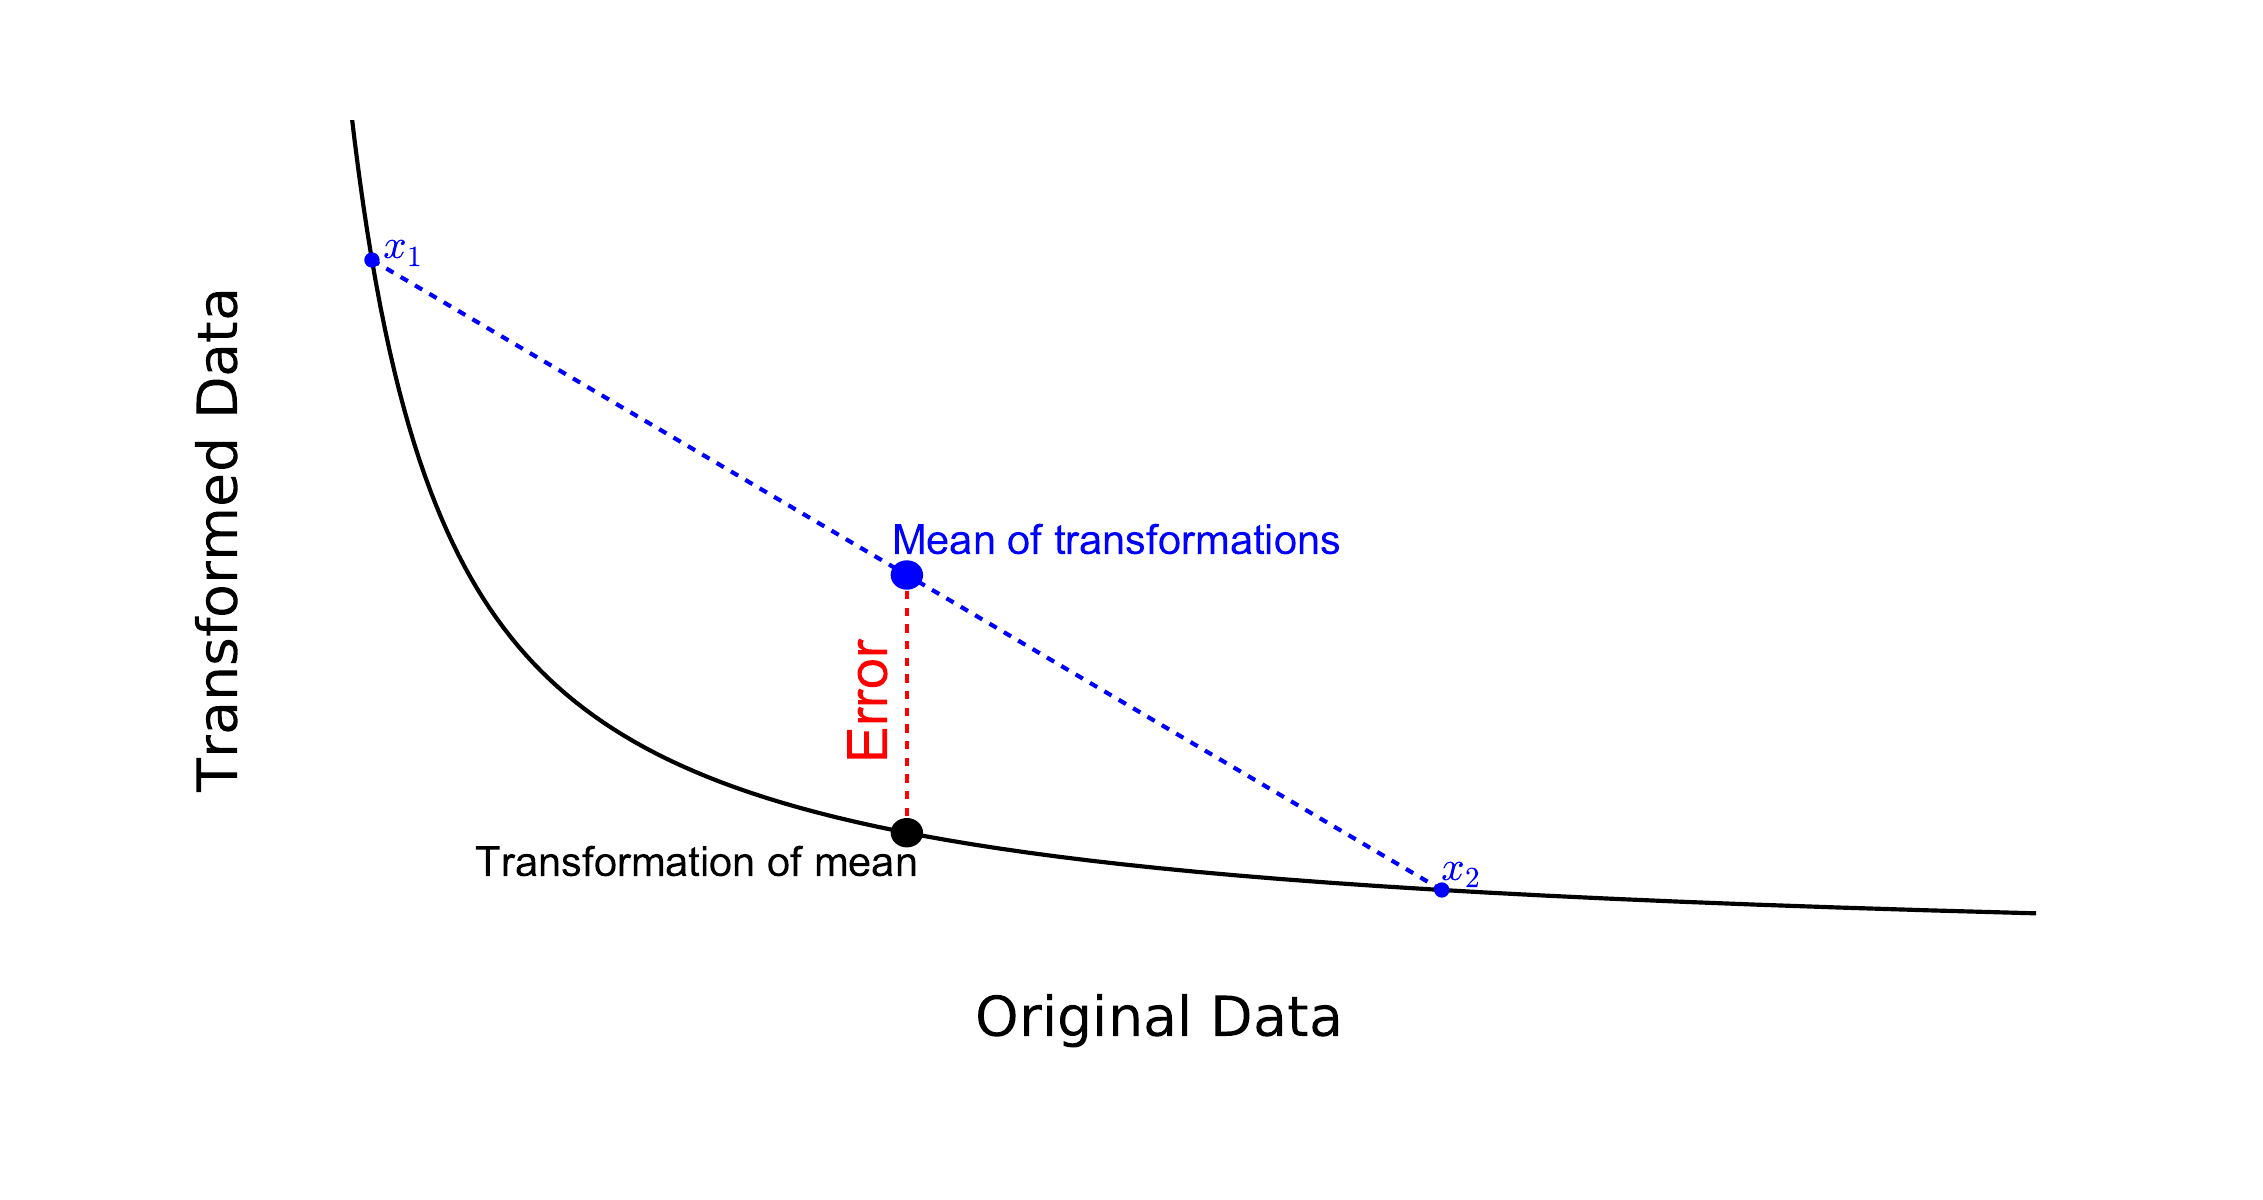

The script that saved this image:
import numpy as np
import pylab as plt
from matplotlib.patches import Ellipse


fig=plt.figure(figsize=(22.62372, 12))
ax = fig.add_subplot(111)
fig.subplots_adjust(bottom=.2)
font1={'family':'Arial',
            'color'  : 'b',
            'weight' : 'normal',
            'size'   : 30,
            }

font2={'family':'Arial',
            'color'  : 'k',
            'weight' : 'normal',
            'size'   : 30,
            }
font3={'family':'Arial',
            'color'  : 'r',
            'weight' : 'normal',
            'size'   : 40,
            }

x=np.arange(.001,3,.001)

ax.plot(x,1/x,color='k',lw=3)
data=np.array([.2,2])
ax.scatter(data,1/data,s=100,color='b',zorder=100)
ax.plot(data,1/data,'b--',lw=3)
width=(12/22.62372)/(6/(3-.05))
height=1.0
circ=Ellipse((np.mean(data),np.mean(1/data)),width=width/5,height=height/5, color='b',zorder=1000)
ax.add_artist(circ)
circ=Ellipse((np.mean(data),1/np.mean(data)),width=width/5,height=height/5, color='k',zorder=1000)
ax.add_artist(circ)
ax.vlines([np.mean(data)],[1/np.mean(data)],[np.mean(1/data)],color='r',linestyle='dashed',lw=3)
ax.text(1.075,2.9,"Mean of transformations",fontdict=font1)
ax.text(.375,.6,"Transformation of mean",fontdict=font2)
ax.text(1,2,"Error",fontdict=font3,rotation=90)
ax.text(.22,1/.2,"$x_1$",fontdict=font1)
ax.text(2,.56,"$x_2$",fontdict=font1)

for item in ax.get_yticklabels():
    item.set_fontsize(15)

for item in ax.get_xticklabels():
    item.set_fontsize(15)

ax.tick_params(axis='x',length=0,width=0,direction='out',labelsize=0)
ax.tick_params(axis='y',length=0,width=0,direction='out',labelsize=0)
ax.spines['top'].set_visible(False)
ax.spines['right'].set_visible(False)
ax.spines['left'].set_visible(False)
ax.spines['bottom'].set_visible(False)
ax.spines['bottom'].set_position(['outward',0])
ax.spines['left'].set_position(['outward',0])
ax.xaxis.set_ticks_position('bottom')
ax.yaxis.set_ticks_position('left')
ax.set_xticks(range(14))
ax.set_ylabel('Transformed Data',fontsize=40,labelpad=20)
ax.set_xlabel('Original Data',fontsize=40,labelpad=20)
ax.set_xlim(0.05,3)
ax.set_ylim(0,6)
plt.savefig('figure_1.pdf')
plt.show()
